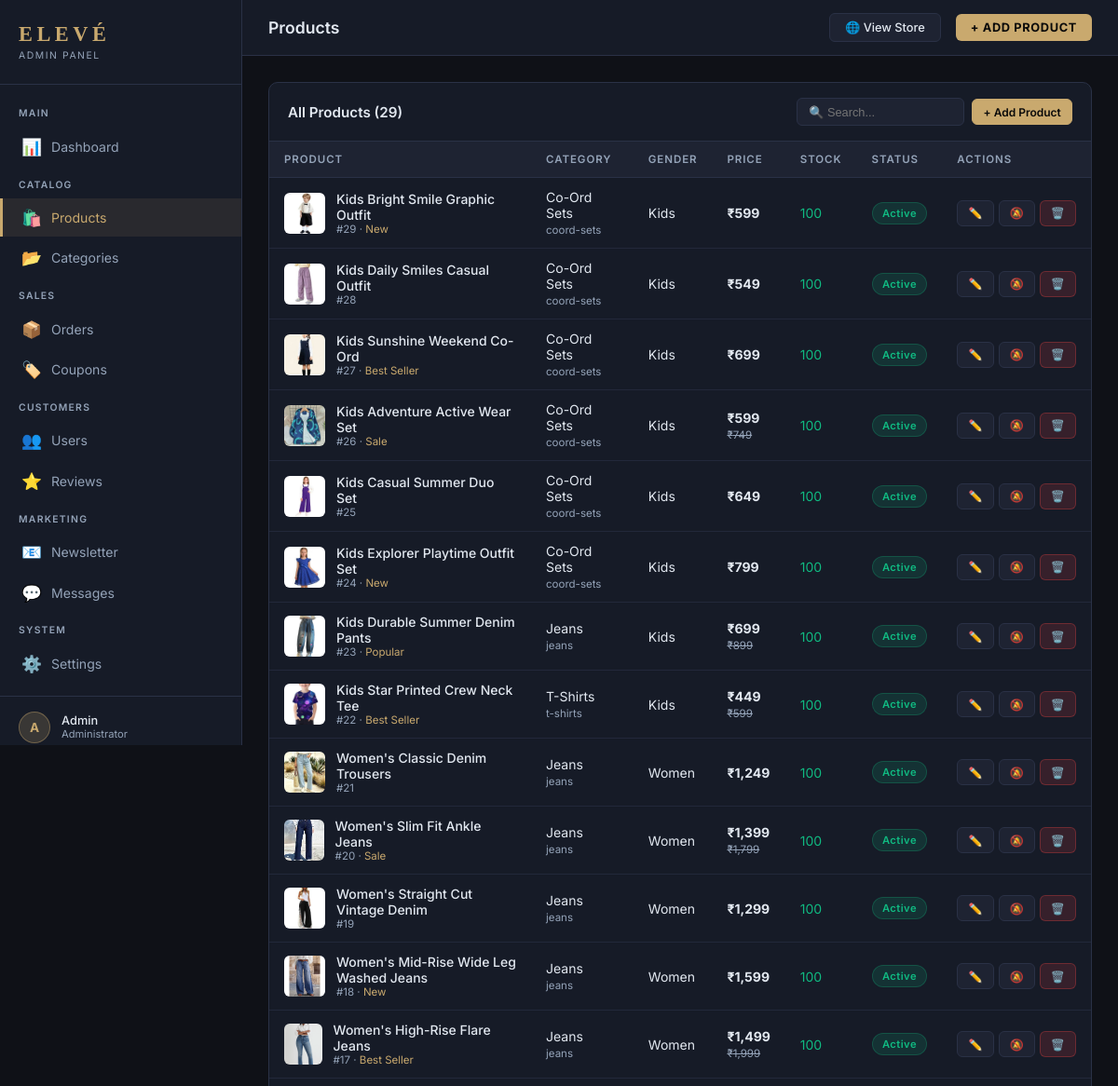
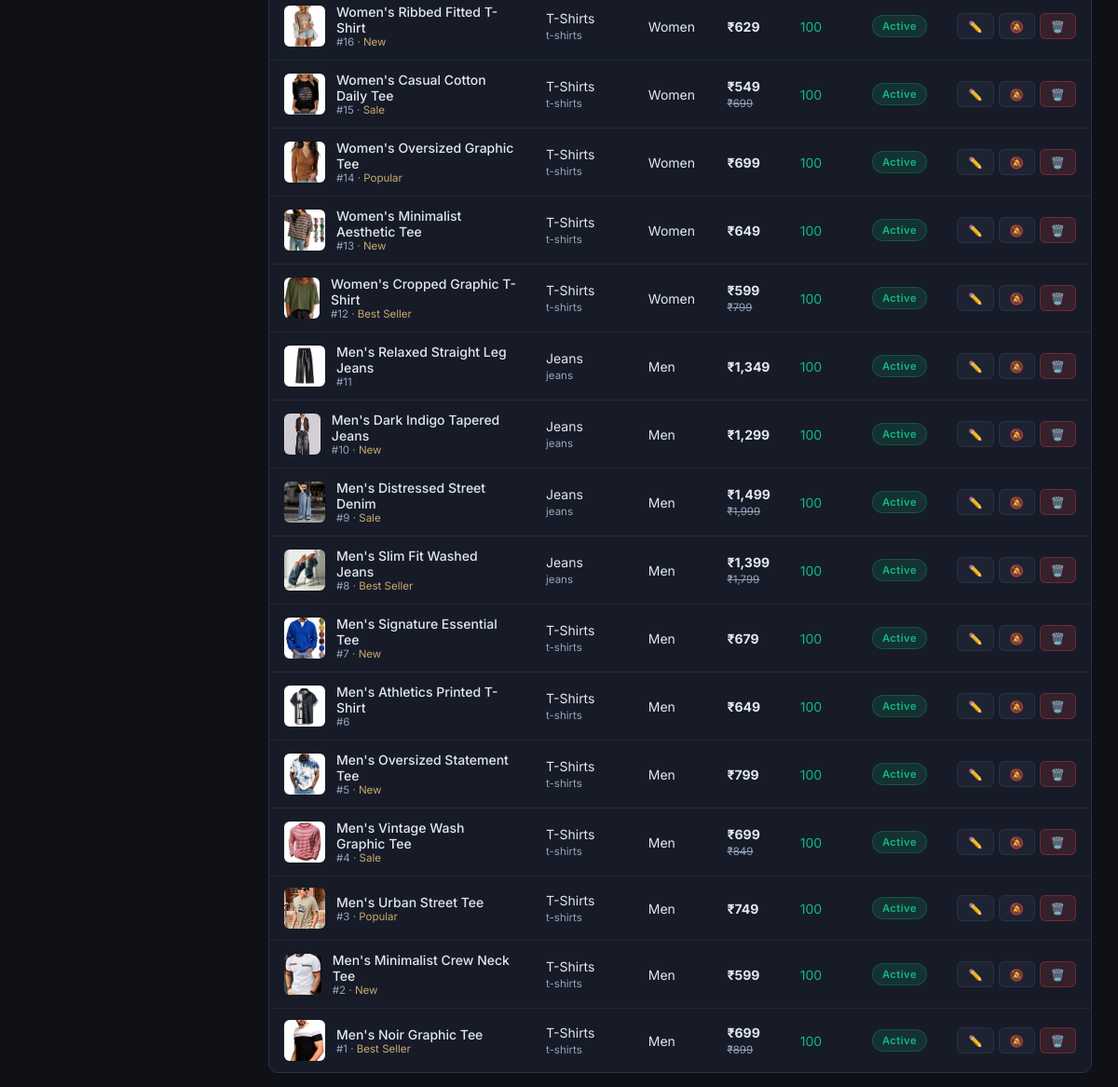
/admin/products.php (signed in), run on the app's committed database (2 pictures, top to bottom).
### tables this page shows
CREATE TABLE IF NOT EXISTS products (
    id INT AUTO_INCREMENT PRIMARY KEY,
    name VARCHAR(200) NOT NULL,
    category VARCHAR(100) NOT NULL,
    subcategory VARCHAR(100),
    gender ENUM('men', 'women', 'kids', 'unisex', '') DEFAULT '',
    price DECIMAL(10,2) NOT NULL,
    old_price DECIMAL(10,2) DEFAULT NULL,
    badge VARCHAR(50) DEFAULT NULL,
    rating DECIMAL(3,2) DEFAULT 4.5,
    reviews_count INT DEFAULT 0,
    is_new_arrival TINYINT(1) DEFAULT 0,
    is_best_seller TINYINT(1) DEFAULT 0,
    is_featured TINYINT(1) DEFAULT 0,
    is_active TINYINT(1) DEFAULT 1,
    stock_qty INT DEFAULT 100,
    description TEXT,
    fit TEXT,
    details TEXT,
    slug VARCHAR(200),
    created_at TIMESTAMP DEFAULT CURRENT_TIMESTAMP,
    updated_at TIMESTAMP DEFAULT CURRENT_TIMESTAMP ON UPDATE CURRENT_TIMESTAMP
);

### admin/products.php (the view, shortened to what this page needs)
<?php
require_once 'includes/header.php';
$db      = getDB();
$action  = $_REQUEST['action'] ?? 'list';
?>
<?php if ($action === 'add' || $action === 'edit'): ?>
  <?php
  $product = null;
  if ($action === 'edit') {
    $pid     = (int) ($_GET['id'] ?? 0);
    $product = $db->query("SELECT * FROM products WHERE id=$pid")->fetch();
    $images  = $db->query("SELECT url FROM product_images WHERE product_id=$pid ORDER BY sort_order")->fetchAll(PDO::FETCH_COLUMN);
    $sizes   = $db->query("SELECT size FROM product_sizes WHERE product_id=$pid ORDER BY id")->fetchAll(PDO::FETCH_COLUMN);
    $colors  = $db->query("SELECT CONCAT(name,':',hex) FROM product_colors WHERE product_id=$pid ORDER BY id")->fetchAll(PDO::FETCH_COLUMN);
  }
  ?>
  <div class="card">
    <div class="card-header">
      <div class="card-title"><?= $action === 'add' ? '+ Add New Product' : '✏️ Edit Product' ?></div>
      <a href="products.php" class="btn btn-sm btn-ghost">← Back</a>
    </div>
    <div class="card-body">
      <form method="POST" autocomplete="off">
        <?php if ($product): ?>
          <input type="hidden" name="id" value="<?= $product['id'] ?>">
        <?php endif; ?>
        <div class="form-row">
          <div class="form-group">
            <label class="form-label">Product Name *</label>
            <input type="text" name="name" class="form-control" required
                   value="<?= htmlspecialchars($product['name'] ?? '') ?>">
          </div>
          <div class="form-group">
            <label class="form-label">Category *</label>
            <input type="text" name="category" class="form-control" required placeholder="e.g. T-Shirts, Jackets"
                   value="<?= htmlspecialchars($product['category'] ?? '') ?>">
          </div>
        </div>
        <div class="form-row">
          <div class="form-group">
            <label class="form-label">Subcategory</label>
            <input type="text" name="subcategory" class="form-control" placeholder="e.g. hoodies, jeans"
                   value="<?= htmlspecialchars($product['subcategory'] ?? '') ?>">
          </div>
          <div class="form-group">
            <label class="form-label">Gender</label>
            <select name="gender" class="form-control">
              <option value="" <?= ($product['gender']??'')===''?'selected':'' ?>>Unisex/All</option>
              <option value="men" <?= ($product['gender']??'')==='men'?'selected':'' ?>>Men</option>
              <option value="women" <?= ($product['gender']??'')==='women'?'selected':'' ?>>Women</option>
              <option value="kids" <?= ($product['gender']??'')==='kids'?'selected':'' ?>>Kids</option>
              <option value="unisex" <?= ($product['gender']??'')==='unisex'?'selected':'' ?>>Unisex</option>
            </select>
          </div>
        </div>
        <div class="form-row-3">
          <div class="form-group">
            <label class="form-label">Price (₹) *</label>
            <input type="number" name="price" class="form-control" step="0.01" required min="0"
                   value="<?= $product['price'] ?? '' ?>">
          </div>
          <div class="form-group">
            <label class="form-label">Old Price (₹) — for sale</label>
            <input type="number" name="old_price" class="form-control" step="0.01" min="0"
                   value="<?= $product['old_price'] ?? '' ?>">
          </div>
          <div class="form-group">
            <label class="form-label">Badge</label>
            <select name="badge" class="form-control">
              <option value="">— None —</option>
              <?php foreach (['New','Best Seller','Sale','Limited','Hot'] as $b): ?>
              <option value="<?= $b ?>" <?= ($product['badge']??'')===$b?'selected':'' ?>><?= $b ?></option>
              <?php endforeach; ?>
            </select>
          </div>
        </div>
        <div class="form-row">
          <div class="form-group">
            <label class="form-label">Rating (1–5)</label>
            <input type="number" name="rating" class="form-control" step="0.1" min="1" max="5"
                   value="<?= $product['rating'] ?? '4.5' ?>">
          </div>
          <div class="form-group">
            <label class="form-label">Stock Qty</label>
            <input type="number" name="stock_qty" class="form-control" min="0"
                   value="<?= $product['stock_qty'] ?? '100' ?>">
          </div>
        </div>
        <div class="form-group">
          <label class="form-label">Description</label>
          <textarea name="description" class="form-control" rows="4"><?= htmlspecialchars($product['description'] ?? '') ?></textarea>
        </div>
        <div class="form-group">
          <label class="form-label">Details (pipe-separated: item1|item2|item3)</label>
          <input type="text" name="details" class="form-control" placeholder="100% Cotton|Machine washable|Slim fit"
                 value="<?= htmlspecialchars($product['details'] ?? '') ?>">
        </div>
        <div class="form-group">
          <label class="form-label">Fit Guide</label>
          <textarea name="fit" class="form-control" rows="2"><?= htmlspecialchars($product['fit'] ?? '') ?></textarea>
        </div>
        <div class="form-row">
          <div class="form-group">
            <label class="form-label">Sizes (comma-separated: S,M,L,XL)</label>
            <input type="text" name="sizes" class="form-control" placeholder="S,M,L,XL"
                   value="<?= htmlspecialchars(implode(',', $sizes ?? [])) ?>">
          </div>
          <div class="form-group">
            <label class="form-label">Colors (one per line: Name:#hex)</label>
            <textarea name="colors" class="form-control" rows="3" placeholder="Black:#1a1a1a&#10;White:#f5f5f5"><?= htmlspecialchars(implode("\n", $colors ?? [])) ?></textarea>
          </div>
        </div>
        <div class="form-group">
          <label class="form-label">Image URLs (one per line)</label>
          <textarea name="images" class="form-control" rows="5" placeholder="https://images.unsplash.com/..."><?= htmlspecialchars(implode("\n", $images ?? [])) ?></textarea>
        </div>
        <div style="display:flex;gap:1.5rem;margin-bottom:1.25rem;flex-wrap:wrap">
          <label style="display:flex;align-items:center;gap:.5rem;cursor:pointer;font-size:.875rem">
            <input type="checkbox" name="is_new_arrival" <?= ($product['is_new_arrival']??0)?'checked':'' ?>> New Arrival
          </label>
          <label style="display:flex;align-items:center;gap:.5rem;cursor:pointer;font-size:.875rem">
            <input type="checkbox" name="is_best_seller" <?= ($product['is_best_seller']??0)?'checked':'' ?>> Best Seller
          </label>
          <label style="display:flex;align-items:center;gap:.5rem;cursor:pointer;font-size:.875rem">
            <input type="checkbox" name="is_featured" <?= ($product['is_featured']??1)?'checked':'' ?>> Featured on Homepage
          </label>
          <label style="display:flex;align-items:center;gap:.5rem;cursor:pointer;font-size:.875rem">
            <input type="checkbox" name="is_active" <?= ($product['is_active']??1)?'checked':'' ?>> Active
          </label>
        </div>
        <button type="submit" class="btn btn-primary">💾 Save Product</button>
        <a href="products.php" class="btn btn-ghost" style="margin-left:.5rem">Cancel</a>
      </form>
    </div>
  </div>
<?php else: ?>
  <div class="card">
    <div class="card-header">
      <div class="card-title">All Products (<?= $db->query("SELECT COUNT(*) FROM products")->fetchColumn() ?>)</div>
      <div style="display:flex;gap:.5rem;align-items:center">
        <input type="text" id="tableSearch" placeholder="🔍 Search..." style="padding:.4rem .75rem;background:var(--surface2);border:1px solid var(--border);border-radius:6px;color:var(--text);font-size:.8rem;outline:none;width:180px">
        <a href="products.php?action=add" class="btn btn-primary btn-sm">+ Add Product</a>
      </div>
    </div>
    <div class="table-wrap">
      <table>
        <thead>
          <tr>
            <th>Product</th>
            <th>Category</th>
            <th>Gender</th>
            <th>Price</th>
            <th>Stock</th>
            <th>Status</th>
            <th>Actions</th>
          </tr>
        </thead>
        <tbody>
          <?php
          $products = $db->query("SELECT p.*, (SELECT url FROM product_images WHERE product_id=p.id ORDER BY sort_order LIMIT 1) AS image FROM products p ORDER BY p.id DESC")->fetchAll();
          foreach ($products as $p):
          ?>
          <tr>
            <td>
              <div style="display:flex;align-items:center;gap:.75rem">
                <?php if ($p['image']): ?>
                  <img src="<?= htmlspecialchars($p['image']) ?>" class="td-img" alt="">
                <?php else: ?>
                  <div class="td-img" style="background:var(--surface2);display:flex;align-items:center;justify-content:center">📦</div>
                <?php endif; ?>
                <div>
                  <div style="font-weight:500"><?= htmlspecialchars($p['name']) ?></div>
                  <div style="font-size:.72rem;color:var(--muted)">#<?= $p['id'] ?> <?= $p['badge'] ? '· <span style="color:var(--accent)">'.$p['badge'].'</span>' : '' ?></div>
                </div>
              </div>
            </td>
            <td><?= htmlspecialchars($p['category']) ?><br><span style="font-size:.72rem;color:var(--muted)"><?= htmlspecialchars($p['subcategory'] ?? '') ?></span></td>
            <td><?= $p['gender'] ? ucfirst($p['gender']) : 'All' ?></td>
            <td>
              <strong>₹<?= number_format($p['price'], 0) ?></strong>
              <?php if ($p['old_price']): ?>
                <br><span style="font-size:.72rem;color:var(--muted);text-decoration:line-through">₹<?= number_format($p['old_price'], 0) ?></span>
              <?php endif; ?>
            </td>
            <td>
              <span style="color:<?= $p['stock_qty'] < 10 ? 'var(--danger)' : 'var(--success)' ?>"><?= $p['stock_qty'] ?></span>
            </td>
            <td>
              <span class="badge <?= $p['is_active'] ? 'badge-green' : 'badge-red' ?>">
                <?= $p['is_active'] ? 'Active' : 'Inactive' ?>
              </span>
            </td>
            <td>
              <div style="display:flex;gap:.3rem;flex-wrap:nowrap">
                <a href="products.php?action=edit&id=<?= $p['id'] ?>" class="btn btn-sm btn-ghost">✏️</a>
                <a href="products.php?toggle=<?= $p['id'] ?>" class="btn btn-sm btn-ghost"><?= $p['is_active'] ? '🔕' : '✅' ?></a>
                <a href="products.php?delete=<?= $p['id'] ?>" class="btn btn-sm btn-danger"
                   data-confirm="Deactivate '<?= htmlspecialchars($p['name']) ?>'?">🗑️</a>
              </div>
            </td>
          </tr>
          <?php endforeach; ?>
        </tbody>
      </table>
    </div>
  </div>
<?php endif; ?>
<?php require_once 'includes/footer.php'; ?>

### admin/includes/header.php (style rules this page uses)
*,*::before,*::after { box-sizing:border-box;margin:0;padding:0 }
:root { --bg:#0f1117;--surface:#161b27;--surface2:#1e2332;--border:#2a3146; --text:#e2e8f0;--muted:#94a3b8;--accent:#c9a96e;--accent-h:#d4b87d; --success:#10b981;--danger:#ef4444;--warning:#f59e0b;--info:#3b82f6; --sidebar-w:260px; }
body { font-family:'Inter',-apple-system,sans-serif;background:var(--bg);color:var(--text);min-height:100vh;overflow-x:hidden }
a { color:inherit;text-decoration:none }
img { max-width:100% }
.card { background:var(--surface);border:1px solid var(--border);border-radius:10px;overflow:hidden }
.card-header { padding:1rem 1.25rem;border-bottom:1px solid var(--border);display:flex;align-items:center;justify-content:space-between }
.card-title { font-size:.95rem;font-weight:600;color:var(--text) }
.table-wrap { overflow-x:auto }
table { width:100%;border-collapse:collapse;font-size:.875rem }
thead th { background:var(--surface2);padding:.75rem 1rem;text-align:left;font-size:.72rem;font-weight:600;letter-spacing:.08em;text-transform:uppercase;color:var(--muted);border-bottom:1px solid var(--border);white-space:nowrap }
tbody td { padding:.75rem 1rem;border-bottom:1px solid rgba(42,49,70,.6);color:var(--text);vertical-align:middle }
tbody tr:last-child td { border-bottom:none }
.td-img { width:44px;height:44px;border-radius:6px;object-fit:cover;background:var(--surface2) }
.badge { display:inline-flex;align-items:center;padding:.25rem .65rem;border-radius:9999px;font-size:.7rem;font-weight:600;letter-spacing:.04em }
.badge-green { background:rgba(16,185,129,.15);color:#10b981;border:1px solid rgba(16,185,129,.25) }
.btn { display:inline-flex;align-items:center;gap:.4rem;padding:.5rem 1rem;border-radius:6px;font-size:.82rem;font-weight:600;transition:all .15s;cursor:pointer;border:1px solid transparent }
.btn-primary { background:var(--accent);color:#0a0a0a;border-color:var(--accent) }
.btn-danger { background:rgba(239,68,68,.15);color:#ef4444;border-color:rgba(239,68,68,.3) }
.btn-sm { padding:.35rem .7rem;font-size:.75rem }
.btn-ghost { background:var(--surface2);color:var(--text);border-color:var(--border) }

### data on the page
products: shows a picture, name "Kids Bright Smile Graphic Outfit", id "29", badge "New", category "Co-Ord Sets", subcategory "coord-sets", gender "Kids", price "599", stock_qty "100", is_active "Active"
products: shows a picture, name "Kids Daily Smiles Casual Outfit", id "28", category "Co-Ord Sets", subcategory "coord-sets", gender "Kids", price "549", stock_qty "100", is_active "Active"
products: shows a picture, name "Kids Sunshine Weekend Co-Ord", id "27", badge "Best Seller", category "Co-Ord Sets", subcategory "coord-sets", gender "Kids", price "699", stock_qty "100", is_active "Active"
products: shows a picture, name "Kids Adventure Active Wear Set", id "26", badge "Sale", category "Co-Ord Sets", subcategory "coord-sets", gender "Kids", price "599", old_price "749", stock_qty "100", is_active "Active"
products: shows a picture, name "Kids Casual Summer Duo Set", id "25", category "Co-Ord Sets", subcategory "coord-sets", gender "Kids", price "649", stock_qty "100", is_active "Active"
products: shows a picture, name "Kids Explorer Playtime Outfit Set", id "24", badge "New", category "Co-Ord Sets", subcategory "coord-sets", gender "Kids", price "799", stock_qty "100", is_active "Active"
products: shows a picture, name "Kids Durable Summer Denim Pants", id "23", badge "Popular", category "Jeans", subcategory "jeans", gender "Kids", price "699", old_price "899", stock_qty "100", is_active "Active"
products: shows a picture, name "Kids Star Printed Crew Neck Tee", id "22", badge "Best Seller", category "T-Shirts", subcategory "t-shirts", gender "Kids", price "449", old_price "599", stock_qty "100", is_active "Active"
products: shows a picture, name "Women's Classic Denim Trousers", id "21", category "Jeans", subcategory "jeans", gender "Women", price "1,249", stock_qty "100", is_active "Active"
products: shows a picture, name "Women's Slim Fit Ankle Jeans", id "20", badge "Sale", category "Jeans", subcategory "jeans", gender "Women", price "1,399", old_price "1,799", stock_qty "100", is_active "Active"
products: shows a picture, name "Women's Straight Cut Vintage Denim", id "19", category "Jeans", subcategory "jeans", gender "Women", price "1,299", stock_qty "100", is_active "Active"
products: shows a picture, name "Women's Mid-Rise Wide Leg Washed Jeans", id "18", badge "New", category "Jeans", subcategory "jeans", gender "Women", price "1,599", stock_qty "100", is_active "Active"
products: shows a picture, name "Women's High-Rise Flare Jeans", id "17", badge "Best Seller", category "Jeans", subcategory "jeans", gender "Women", price "1,499", old_price "1,999", stock_qty "100", is_active "Active"
products: shows a picture, name "Women's Ribbed Fitted T-Shirt", id "16", badge "New", category "T-Shirts", subcategory "t-shirts", gender "Women", price "629", stock_qty "100", is_active "Active"
products: shows a picture, name "Women's Casual Cotton Daily Tee", id "15", badge "Sale", category "T-Shirts", subcategory "t-shirts", gender "Women", price "549", old_price "699", stock_qty "100", is_active "Active"
products: shows a picture, name "Women's Oversized Graphic Tee", id "14", badge "Popular", category "T-Shirts", subcategory "t-shirts", gender "Women", price "699", stock_qty "100", is_active "Active"
products: shows a picture, name "Women's Minimalist Aesthetic Tee", id "13", badge "New", category "T-Shirts", subcategory "t-shirts", gender "Women", price "649", stock_qty "100", is_active "Active"
products: shows a picture, name "Women's Cropped Graphic T-Shirt", id "12", badge "Best Seller", category "T-Shirts", subcategory "t-shirts", gender "Women", price "599", old_price "799", stock_qty "100", is_active "Active"
products: shows a picture, name "Men's Relaxed Straight Leg Jeans", id "11", category "Jeans", subcategory "jeans", gender "Men", price "1,349", stock_qty "100", is_active "Active"
products: shows a picture, name "Men's Dark Indigo Tapered Jeans", id "10", badge "New", category "Jeans", subcategory "jeans", gender "Men", price "1,299", stock_qty "100", is_active "Active"
products: shows a picture, name "Men's Distressed Street Denim", id "9", badge "Sale", category "Jeans", subcategory "jeans", gender "Men", price "1,499", old_price "1,999", stock_qty "100", is_active "Active"
products: shows a picture, name "Men's Slim Fit Washed Jeans", id "8", badge "Best Seller", category "Jeans", subcategory "jeans", gender "Men", price "1,399", old_price "1,799", stock_qty "100", is_active "Active"
products: shows a picture, name "Men's Signature Essential Tee", id "7", badge "New", category "T-Shirts", subcategory "t-shirts", gender "Men", price "679", stock_qty "100", is_active "Active"
products: shows a picture, name "Men's Athletics Printed T-Shirt", id "6", category "T-Shirts", subcategory "t-shirts", gender "Men", price "649", stock_qty "100", is_active "Active"
products: shows a picture, name "Men's Oversized Statement Tee", id "5", badge "New", category "T-Shirts", subcategory "t-shirts", gender "Men", price "799", stock_qty "100", is_active "Active"
products: shows a picture, name "Men's Vintage Wash Graphic Tee", id "4", badge "Sale", category "T-Shirts", subcategory "t-shirts", gender "Men", price "699", old_price "849", stock_qty "100", is_active "Active"
products: shows a picture, name "Men's Urban Street Tee", id "3", badge "Popular", category "T-Shirts", subcategory "t-shirts", gender "Men", price "749", stock_qty "100", is_active "Active"
products: shows a picture, name "Men's Minimalist Crew Neck Tee", id "2", badge "New", category "T-Shirts", subcategory "t-shirts", gender "Men", price "599", stock_qty "100", is_active "Active"
products: shows a picture, name "Men's Noir Graphic Tee", id "1", badge "Best Seller", category "T-Shirts", subcategory "t-shirts", gender "Men", price "699", old_price "899", stock_qty "100", is_active "Active"

### other printed values
substr($_SESSION['user_name'], 0, 1) "A"
$_SESSION['user_name'] "Admin"
$pageTitle "Products"
$db->query("SELECT COUNT(*) FROM products")->fetchColumn() "29"
